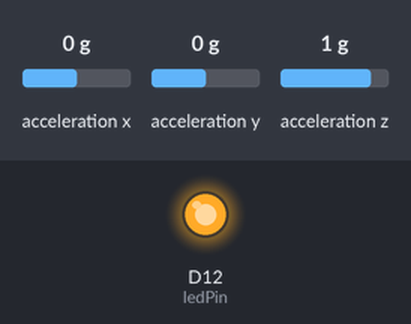
The sketch below on a simulated Arduino Nano 33 IoT. On the bench: output pins drawn as LEDs (lit = HIGH). The inputs (shaded band) are chosen by the test bench; at power-on: acceleration z 1 g, acceleration x 0 g, acceleration y 0 g. Nothing arrives over Bluetooth unless stated; what the sketch prints to the serial monitor is not drawn.

Above: at 1.2 s.
1.3 s: acceleration z set to 0.7 g
2.8 s: acceleration z set to 0.4 g
At 3.6 s:
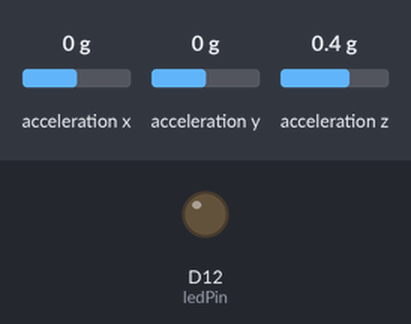
4.3 s: acceleration z set to 0.8 g
At 4.9 s:
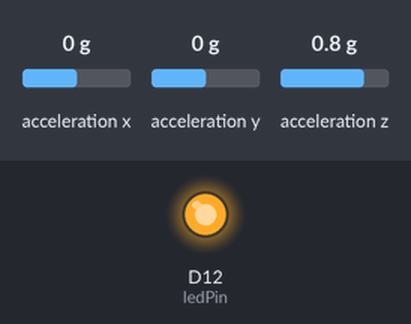
5.8 s: acceleration z set to -1.4 g
At 6.8 s:
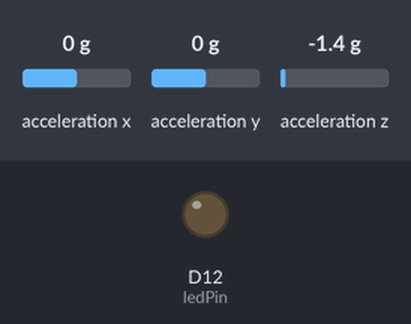
Timing chart, 0 to 8.3 s (numbered marks = the images above; inputs shaded):
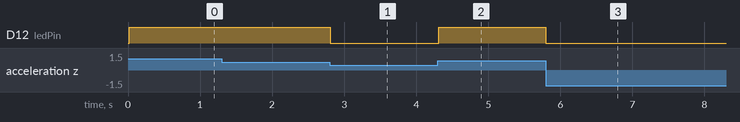

Measured:
- the behaviour switches between 0.6 and 0.5 g on acceleration z (found by bisection; images 0 and 1)
- after the input at 1.3 s, every drawn part: stays the same
- after the input at 2.8 s, D12 (ledPin): HIGH → LOW at once
- after the input at 4.3 s, D12 (ledPin): LOW → HIGH at once
- after the input at 5.8 s, D12 (ledPin): HIGH → LOW at once

The sketch:

project1-sketch.ino
```cpp
// accelerometer
#include <Arduino_LSM6DS3.h>
#include <ArduinoBLE.h>
#include "name.h"

BLEService orbService("E92AD644-1000-4089-A166-718422C49E41"); // BLE LED Service

// central to turn orb light on/off
BLEByteCharacteristic remoteCharacteristic("E92AD644-0001-4089-A166-718422C49E41", BLERead | BLEWrite);
// this orb telling central whether it's turned on/off
BLEByteCharacteristic localCharacteristic("E92AD644-0002-4089-A166-718422C49E41", BLERead | BLENotify);

#define ledPin 12

int localState = 0; // current led state controlled locally
int remoteState = 0; // current led state controlled remotely
float accThreshold = 0.6;

// smoothing code from
// https://github.com/pyeseul/intangible-interaction/blob/master/Spring2022/class3/proximity_average/proximity_average.ino
const int numReadings = 20;  // adjust the number depending on how many values you want to average
float readings[numReadings];  // the raw proximity readings from the sensor
int readIndex = 0;  // the index of the current reading
float total = 0;  // the total to be divided by numReadings

void setup() {
  Serial.begin(9600);

  // led
  pinMode(ledPin, OUTPUT);

  // initialize accelerometer
  if (!IMU.begin()) {
    Serial.println("Failed to initialize IMU!");

    while (1);
  }

  // BLUETOOTH
  // begin initialization
  if (!BLE.begin()) {
    Serial.println("starting BLE failed!");

    while (1);
  }

  // set advertised local name and service UUID:
  BLE.setLocalName(orbID);
  Serial.println(orbID);
  BLE.setAdvertisedService(orbService);

  // add the characteristic to the service
  orbService.addCharacteristic(remoteCharacteristic);
  orbService.addCharacteristic(localCharacteristic);

  // add service
  BLE.addService(orbService);

  // set the initial value for the characeristic:
  localCharacteristic.writeValue(0);
  remoteCharacteristic.writeValue(0);

  // start advertising
  BLE.advertise();

  Serial.println("BLE LED Peripheral");

}

void loop() {
  float x, y, z;

  // poll for BLE events
  BLE.poll();

  if (IMU.accelerationAvailable()) {
    IMU.readAcceleration(x, y, z);

    z = averageReadings(z);
    int localOn = z > accThreshold;
    int localChanged = localOn && !localState || !localOn && localState;
    int remoteOn = remoteCharacteristic.value();
    int remoteChanged = remoteOn && !remoteState || !remoteOn && remoteState;

//    Serial.print(localOn);
//    Serial.print("\t");
//    Serial.print(localChanged);
//    Serial.print("\t");
//    Serial.println(remoteOn);

    // if local has changed, notify remote
    if (localChanged) {
      localCharacteristic.writeValue(localOn);
    }

    // figure out LED state
    if (localOn) {
      // if locally interacted with, light it up
      analogWrite(ledPin, 255);
    } else if (remoteOn) {
      // if not locally on but remote says to turn on
      // then do sine wave
      float time = 0.25 * millis() / 1000.0;
      int val = 128.0 + 128 * sin( time * 2.0 * PI  );
      analogWrite(ledPin, val);
    } else {
      // else local AND remote off
      analogWrite(ledPin, 0);
    }

    localState = localOn;
    remoteState = remoteOn;
  }
}

float averageReadings(float val) {

  total = total - readings[readIndex];  // subtract the last reading in the array

  readings[readIndex] = val;  // save the latest value from the sensor to the array's [readIndex]th slot
  total = total + readings[readIndex];  // add the latest proximity value to the total
  readIndex = readIndex + 1;  // advance to the next position in the array

  if (readIndex >= numReadings) {
    readIndex = 0;  // if we're at the end of the array, reset readIndex to 0
  }

  return total / numReadings;  // calculate the average
}
```

name.h
```cpp
#define orbID "orb3"
```
